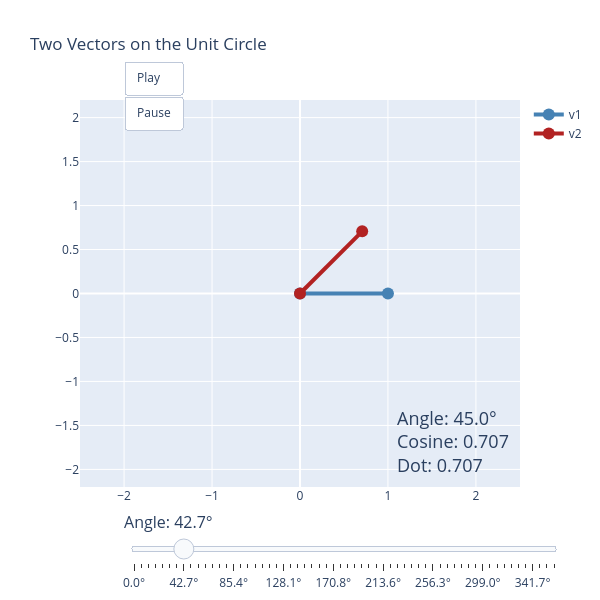

Source (notebook cell):
### Markdown cell above
## Vector Similarity

### Code cell
fig = show_dot_product_cosine()
fig.show()

### Figure 1 — Plotly figure (JSON) as saved in the notebook; plotly's stock layout.template omitted (floating-point values rounded to 4 significant figures)
{"data": [{"line": {"color": "steelblue", "width": 4}, "marker": {"color": "steelblue", "size": 12}, "mode": "lines+markers", "name": "v1", "type": "scatter", "x": [0, 1], "y": [0, 0]}, {"line": {"color": "firebrick", "width": 4}, "marker": {"color": "firebrick", "size": 12}, "mode": "lines+markers", "name": "v2", "type": "scatter", "x": [0, 0.7071], "y": [0, 0.7071]}], "layout": {"annotations": [{"align": "left", "font": {"size": 18}, "showarrow": false, "text": "Angle: 45.0°<br>Cosine: 0.707<br>Dot: 0.707", "x": 0.98, "xanchor": "right", "xref": "paper", "y": 0.02, "yanchor": "bottom", "yref": "paper"}], "height": 600, "sliders": [{"active": 7, "currentvalue": {"font": {"size": 16}, "prefix": "Angle: "}, "steps": [{"args": [["frame_0"], {"frame": {"duration": 0, "redraw": true}, "mode": "immediate"}], "label": "0.0°", "method": "animate"}, {"args": [["frame_1"], {"frame": {"duration": 0, "redraw": true}, "mode": "immediate"}], "label": "6.1°", "method": "animate"}, {"args": [["frame_2"], {"frame": {"duration": 0, "redraw": true}, "mode": "immediate"}], "label": "12.2°", "method": "animate"}, {"args": [["frame_3"], {"frame": {"duration": 0, "redraw": true}, "mode": "immediate"}], "label": "18.3°", "method": "animate"}, {"args": [["frame_4"], {"frame": {"duration": 0, "redraw": true}, "mode": "immediate"}], "label": "24.4°", "method": "animate"}, {"args": [["frame_5"], {"frame": {"duration": 0, "redraw": true}, "mode": "immediate"}], "label": "30.5°", "method": "animate"}, {"args": [["frame_6"], {"frame": {"duration": 0, "redraw": true}, "mode": "immediate"}], "label": "36.6°", "method": "animate"}, {"args": [["frame_7"], {"frame": {"duration": 0, "redraw": true}, "mode": "immediate"}], "label": "42.7°", "method": "animate"}, {"args": [["frame_8"], {"frame": {"duration": 0, "redraw": true}, "mode": "immediate"}], "label": "48.8°", "method": "animate"}, {"args": [["frame_9"], {"frame": {"duration": 0, "redraw": true}, "mode": "immediate"}], "label": "54.9°", "method": "animate"}, {"args": [["frame_10"], {"frame": {"duration": 0, "redraw": true}, "mode": "immediate"}], "label": "61.0°", "method": "animate"}, {"args": [["frame_11"], {"frame": {"duration": 0, "redraw": true}, "mode": "immediate"}], "label": "67.1°", "method": "animate"}, {"args": [["frame_12"], {"frame": {"duration": 0, "redraw": true}, "mode": "immediate"}], "label": "73.2°", "method": "animate"}, {"args": [["frame_13"], {"frame": {"duration": 0, "redraw": true}, "mode": "immediate"}], "label": "79.3°", "method": "animate"}, {"args": [["frame_14"], {"frame": {"duration": 0, "redraw": true}, "mode": "immediate"}], "label": "85.4°", "method": "animate"}, {"args": [["frame_15"], {"frame": {"duration": 0, "redraw": true}, "mode": "immediate"}], "label": "91.5°", "method": "animate"}, {"args": [["frame_16"], {"frame": {"duration": 0, "redraw": true}, "mode": "immediate"}], "label": "97.6°", "method": "animate"}, {"args": [["frame_17"], {"frame": {"duration": 0, "redraw": true}, "mode": "immediate"}], "label": "103.7°", "method": "animate"}, {"args": [["frame_18"], {"frame": {"duration": 0, "redraw": true}, "mode": "immediate"}], "label": "109.8°", "method": "animate"}, {"args": [["frame_19"], {"frame": {"duration": 0, "redraw": true}, "mode": "immediate"}], "label": "115.9°", "method": "animate"}, {"args": [["frame_20"], {"frame": {"duration": 0, "redraw": true}, "mode": "immediate"}], "label": "122.0°", "method": "animate"}, {"args": [["frame_21"], {"frame": {"duration": 0, "redraw": true}, "mode": "immediate"}], "label": "128.1°", "method": "animate"}, {"args": [["frame_22"], {"frame": {"duration": 0, "redraw": true}, "mode": "immediate"}], "label": "134.2°", "method": "animate"}, {"args": [["frame_23"], {"frame": {"duration": 0, "redraw": true}, "mode": "immediate"}], "label": "140.3°", "method": "animate"}, {"args": [["frame_24"], {"frame": {"duration": 0, "redraw": true}, "mode": "immediate"}], "label": "146.4°", "method": "animate"}, {"args": [["frame_25"], {"frame": {"duration": 0, "redraw": true}, "mode": "immediate"}], "label": "152.5°", "method": "animate"}, {"args": [["frame_26"], {"frame": {"duration": 0, "redraw": true}, "mode": "immediate"}], "label": "158.6°", "method": "animate"}, {"args": [["frame_27"], {"frame": {"duration": 0, "redraw": true}, "mode": "immediate"}], "label": "164.7°", "method": "animate"}, {"args": [["frame_28"], {"frame": {"duration": 0, "redraw": true}, "mode": "immediate"}], "label": "170.8°", "method": "animate"}, {"args": [["frame_29"], {"frame": {"duration": 0, "redraw": true}, "mode": "immediate"}], "label": "176.9°", "method": "animate"}, {"args": [["frame_30"], {"frame": {"duration": 0, "redraw": true}, "mode": "immediate"}], "label": "183.1°", "method": "animate"}, {"args": [["frame_31"], {"frame": {"duration": 0, "redraw": true}, "mode": "immediate"}], "label": "189.2°", "method": "animate"}, {"args": [["frame_32"], {"frame": {"duration": 0, "redraw": true}, "mode": "immediate"}], "label": "195.3°", "method": "animate"}, {"args": [["frame_33"], {"frame": {"duration": 0, "redraw": true}, "mode": "immediate"}], "label": "201.4°", "method": "animate"}, {"args": [["frame_34"], {"frame": {"duration": 0, "redraw": true}, "mode": "immediate"}], "label": "207.5°", "method": "animate"}, {"args": [["frame_35"], {"frame": {"duration": 0, "redraw": true}, "mode": "immediate"}], "label": "213.6°", "method": "animate"}, {"args": [["frame_36"], {"frame": {"duration": 0, "redraw": true}, "mode": "immediate"}], "label": "219.7°", "method": "animate"}, {"args": [["frame_37"], {"frame": {"duration": 0, "redraw": true}, "mode": "immediate"}], "label": "225.8°", "method": "animate"}, {"args": [["frame_38"], {"frame": {"duration": 0, "redraw": true}, "mode": "immediate"}], "label": "231.9°", "method": "animate"}, {"args": [["frame_39"], {"frame": {"duration": 0, "redraw": true}, "mode": "immediate"}], "label": "238.0°", "method": "animate"}, {"args": [["frame_40"], {"frame": {"duration": 0, "redraw": true}, "mode": "immediate"}], "label": "244.1°", "method": "animate"}, {"args": [["frame_41"], {"frame": {"duration": 0, "redraw": true}, "mode": "immediate"}], "label": "250.2°", "method": "animate"}, {"args": [["frame_42"], {"frame": {"duration": 0, "redraw": true}, "mode": "immediate"}], "label": "256.3°", "method": "animate"}, {"args": [["frame_43"], {"frame": {"duration": 0, "redraw": true}, "mode": "immediate"}], "label": "262.4°", "method": "animate"}, {"args": [["frame_44"], {"frame": {"duration": 0, "redraw": true}, "mode": "immediate"}], "label": "268.5°", "method": "animate"}, {"args": [["frame_45"], {"frame": {"duration": 0, "redraw": true}, "mode": "immediate"}], "label": "274.6°", "method": "animate"}, {"args": [["frame_46"], {"frame": {"duration": 0, "redraw": true}, "mode": "immediate"}], "label": "280.7°", "method": "animate"}, {"args": [["frame_47"], {"frame": {"duration": 0, "redraw": true}, "mode": "immediate"}], "label": "286.8°", "method": "animate"}, {"args": [["frame_48"], {"frame": {"duration": 0, "redraw": true}, "mode": "immediate"}], "label": "292.9°", "method": "animate"}, {"args": [["frame_49"], {"frame": {"duration": 0, "redraw": true}, "mode": "immediate"}], "label": "299.0°", "method": "animate"}, {"args": [["frame_50"], {"frame": {"duration": 0, "redraw": true}, "mode": "immediate"}], "label": "305.1°", "method": "animate"}, {"args": [["frame_51"], {"frame": {"duration": 0, "redraw": true}, "mode": "immediate"}], "label": "311.2°", "method": "animate"}, {"args": [["frame_52"], {"frame": {"duration": 0, "redraw": true}, "mode": "immediate"}], "label": "317.3°", "method": "animate"}, {"args": [["frame_53"], {"frame": {"duration": 0, "redraw": true}, "mode": "immediate"}], "label": "323.4°", "method": "animate"}, {"args": [["frame_54"], {"frame": {"duration": 0, "redraw": true}, "mode": "immediate"}], "label": "329.5°", "method": "animate"}, {"args": [["frame_55"], {"frame": {"duration": 0, "redraw": true}, "mode": "immediate"}], "label": "335.6°", "method": "animate"}, {"args": [["frame_56"], {"frame": {"duration": 0, "redraw": true}, "mode": "immediate"}], "label": "341.7°", "method": "animate"}, {"args": [["frame_57"], {"frame": {"duration": 0, "redraw": true}, "mode": "immediate"}], "label": "347.8°", "method": "animate"}, {"args": [["frame_58"], {"frame": {"duration": 0, "redraw": true}, "mode": "immediate"}], "label": "353.9°", "method": "animate"}, {"args": [["frame_59"], {"frame": {"duration": 0, "redraw": true}, "mode": "immediate"}], "label": "360.0°", "method": "animate"}], "x": 0.1, "xanchor": "left", "y": 0, "yanchor": "top"}], "title": {"text": "Two Vectors on the Unit Circle"}, "updatemenus": [{"buttons": [{"args": [null, {"frame": {"duration": 60, "redraw": true}, "fromcurrent": true}], "label": "Play", "method": "animate"}, {"args": [[null], {"frame": {"duration": 0, "redraw": false}, "mode": "immediate"}], "label": "Pause", "method": "animate"}], "showactive": false, "type": "buttons", "x": 0.1, "xanchor": "left", "y": 1.1, "yanchor": "top"}], "width": 600, "xaxis": {"range": [-2.2, 2.2], "scaleanchor": "y", "scaleratio": 1, "zeroline": true}, "yaxis": {"range": [-2.2, 2.2], "zeroline": true}}}
